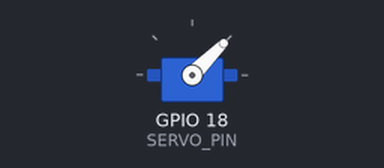
The program below on a simulated Raspberry Pi (BCM pin numbers). Parts: servo. Servo angles are drawn from the pulse width (0.5 ms = 0°, 2.5 ms = 180°). At 4.0 s the program stops and its outputs stay as they are.

Above: at 0.1 s.
At 2.1 s:
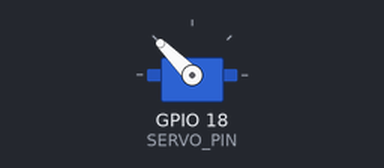
Timing chart, 0 to 3.6 s (numbered marks = the images above):
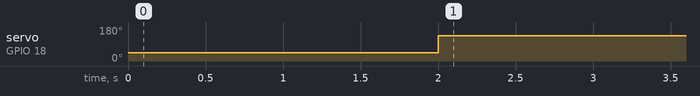

The program:

servo_360.py
```python
import RPi.GPIO as GPIO
import time

# Set up GPIO
SERVO_PIN = 18  # Change this to your GPIO pin
GPIO.setmode(GPIO.BCM)
GPIO.setup(SERVO_PIN, GPIO.OUT)

# Create PWM instance with 50Hz frequency
pwm = GPIO.PWM(SERVO_PIN, 50)
pwm.start(0)

try:
    # Spin clockwise (adjust duty cycle as needed)
    pwm.ChangeDutyCycle(5)   # ~1ms pulse (counter-clockwise at full speed)
    time.sleep(2)            # Run for 2 seconds (adjust for full rotation)

    # Spin counter-clockwise
    pwm.ChangeDutyCycle(10)  # ~2ms pulse (clockwise at full speed)
    time.sleep(2)            # Run for 2 seconds

finally:
    # Clean up
    pwm.stop()
    GPIO.cleanup()
```

Measured:
- by itself, servo on GPIO 18 (SERVO_PIN): 45° → 135° at 2.0 s
